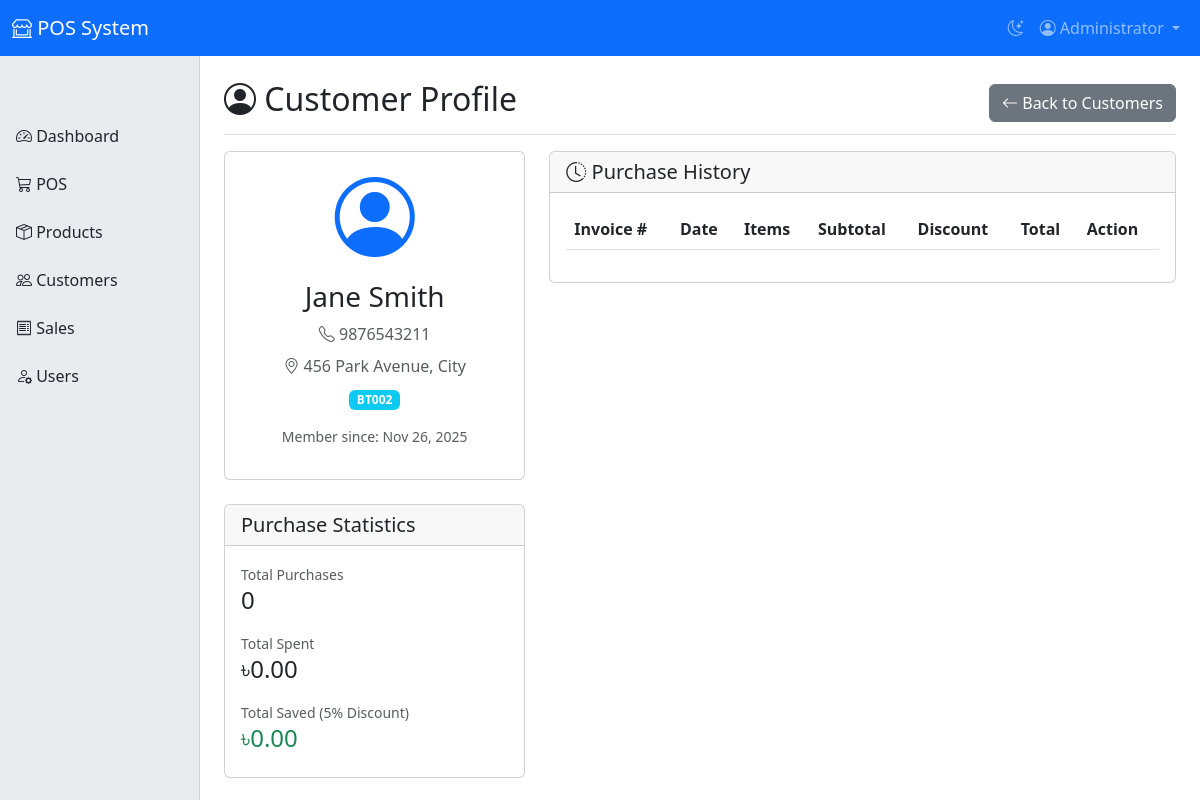
The page /customer_profile.php?id=2 (signed in) on the database its author committed.
### tables this page shows
CREATE TABLE customers (
    id INT PRIMARY KEY AUTO_INCREMENT,
    name VARCHAR(100) NOT NULL,
    mobile VARCHAR(20),
    address TEXT,
    beetech_id VARCHAR(50) UNIQUE,
    created_at TIMESTAMP DEFAULT CURRENT_TIMESTAMP
);

### customer_profile.php (the view, shortened to what this page needs)
<?php
require_once 'header.php';
$customer_id = isset($_GET['id']) ? intval($_GET['id']) : 0;
$customer = $conn->query("SELECT * FROM customers WHERE id = $customer_id")->fetch_assoc();
$stats = $conn->query("SELECT
                       COUNT(*) as total_purchases,
                       SUM(total) as total_spent,
                       SUM(discount) as total_saved
                       FROM sales WHERE customer_id = $customer_id")->fetch_assoc();
?>
<div class="d-flex justify-content-between flex-wrap flex-md-nowrap align-items-center pb-2 mb-3 border-bottom">
    <h1 class="h2"><i class="bi bi-person-circle"></i> Customer Profile</h1>
    <div class="btn-toolbar mb-2 mb-md-0">
        <a href="customers.php" class="btn btn-secondary">
            <i class="bi bi-arrow-left"></i> Back to Customers
        </a>
    </div>
</div>
<div class="row">
    <div class="col-md-4">
        <div class="card mb-4">
            <div class="card-body text-center">
                <div class="mb-3">
                    <i class="bi bi-person-circle display-1 text-primary"></i>
                </div>
                <h3><?php echo $customer['name']; ?></h3>
                <p class="text-muted mb-2">
                    <i class="bi bi-telephone"></i> <?php echo $customer['mobile']; ?>
                </p>
                <p class="text-muted mb-2">
                    <i class="bi bi-geo-alt"></i> <?php echo $customer['address']; ?>
                </p>
                <p class="mb-3">
                    <span class="badge bg-info"><?php echo $customer['beetech_id']; ?></span>
                </p>
                <p class="text-muted small">
                    Member since: <?php echo date('M d, Y', strtotime($customer['created_at'])); ?>
                </p>
            </div>
        </div>
        <div class="card">
            <div class="card-header">
                <h5 class="mb-0">Purchase Statistics</h5>
            </div>
            <div class="card-body">
                <div class="mb-3">
                    <label class="text-muted small">Total Purchases</label>
                    <h4><?php echo $stats['total_purchases']; ?></h4>
                </div>
                <div class="mb-3">
                    <label class="text-muted small">Total Spent</label>
                    <h4>৳<?php echo number_format($stats['total_spent'], 2); ?></h4>
                </div>
                <div class="mb-0">
                    <label class="text-muted small">Total Saved (5% Discount)</label>
                    <h4 class="text-success">৳<?php echo number_format($stats['total_saved'], 2); ?></h4>
                </div>
            </div>
        </div>
    </div>
    <div class="col-md-8">
        <div class="card">
            <div class="card-header">
                <h5 class="mb-0"><i class="bi bi-clock-history"></i> Purchase History</h5>
            </div>
            <div class="card-body">
                <div class="table-responsive">
                    <table class="table table-hover">
                        <thead>
                            <tr>
                                <th>Invoice #</th>
                                <th>Date</th>
                                <th>Items</th>
                                <th>Subtotal</th>
                                <th>Discount</th>
                                <th>Total</th>
                                <th>Action</th>
                            </tr>
                        </thead>
                    </table>
                </div>
            </div>
        </div>
    </div>
</div>
<?php require_once 'footer.php'; ?>

### header.php (style rules this page uses)
body { padding-top: 56px; }

### rows shown on the page
customers: name "Jane Smith", mobile "9876543211", address "456 Park Avenue, City", beetech "BT002", created_at "Nov 26, 2025"

### other values the page prints
$_SESSION['fullname'] "Administrator"
$stats['total_purchases'] "0"
$stats['total_spent'] "0.00"
$stats['total_saved'] "0.00"
